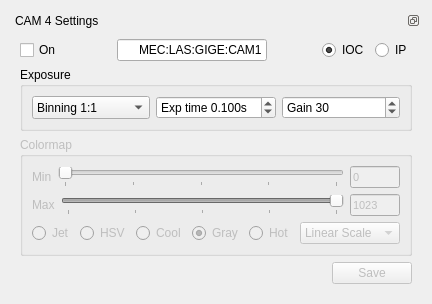
        <widget class="QWidget" name="tab_4">
         <attribute name="title">
          <string>C 4</string>
         </attribute>
         <layout class="QGridLayout" name="gridLayout_7">
          <item row="0" column="0">
           <widget class="QDockWidget" name="dockWidget_1_4">
            <property name="features">
             <set>QDockWidget::DockWidgetFloatable|QDockWidget::DockWidgetMovable</set>
            </property>
            <property name="windowTitle">
             <string>CAM 4 Settings</string>
            </property>
            <widget class="QWidget" name="dockWidgetContents_1_4">
             <layout class="QGridLayout" name="gridLayout_23">
              <item row="0" column="0">
               <layout class="QHBoxLayout" name="horizontalLayout_19">
                <item>
                 <widget class="QCheckBox" name="cB_on_4">
                  <property name="cursor">
                   <cursorShape>PointingHandCursor</cursorShape>
                  </property>
                  <property name="text">
                   <string>On</string>
                  </property>
                  <property name="checked">
                   <bool>false</bool>
                  </property>
                 </widget>
                </item>
                <item>
                 <spacer name="horizontalSpacer_7">
                  <property name="orientation">
                   <enum>Qt::Horizontal</enum>
                  </property>
                  <property name="sizeHint" stdset="0">
                   <size>
                    <width>40</width>
                    <height>20</height>
                   </size>
                  </property>
                 </spacer>
                </item>
                <item>
                 <widget class="QLineEdit" name="lEpvname_4">
                  <property name="sizePolicy">
                   <sizepolicy hsizetype="Preferred" vsizetype="Preferred">
                    <horstretch>0</horstretch>
                    <verstretch>0</verstretch>
                   </sizepolicy>
                  </property>
                  <property name="minimumSize">
                   <size>
                    <width>150</width>
                    <height>0</height>
                   </size>
                  </property>
                  <property name="maximumSize">
                   <size>
                    <width>16777215</width>
                    <height>30</height>
                   </size>
                  </property>
                  <property name="text">
                   <string>MEC:LAS:GIGE:CAM1</string>
                  </property>
                  <property name="alignment">
                   <set>Qt::AlignRight|Qt::AlignTrailing|Qt::AlignVCenter</set>
                  </property>
                 </widget>
                </item>
                <item>
                 <spacer name="horizontalSpacer_50">
                  <property name="orientation">
                   <enum>Qt::Horizontal</enum>
                  </property>
                  <property name="sizeHint" stdset="0">
                   <size>
                    <width>40</width>
                    <height>20</height>
                   </size>
                  </property>
                 </spacer>
                </item>
                <item>
                 <widget class="QRadioButton" name="rB_iocmod_4">
                  <property name="text">
                   <string>IOC</string>
                  </property>
                  <property name="checked">
                   <bool>true</bool>
                  </property>
                 </widget>
                </item>
                <item>
                 <widget class="QRadioButton" name="rB_ipmod_4">
                  <property name="text">
                   <string>IP</string>
                  </property>
                 </widget>
                </item>
               </layout>
              </item>
              <item row="1" column="0">
               <widget class="QGroupBox" name="groupBox_13">
                <property name="title">
                 <string>Exposure</string>
                </property>
                <layout class="QGridLayout" name="gridLayout_24">
                 <item row="0" column="2">
                  <widget class="QSpinBox" name="iS_gain_4">
                   <property name="suffix">
                    <string/>
                   </property>
                   <property name="prefix">
                    <string>Gain </string>
                   </property>
                   <property name="maximum">
                    <number>35</number>
                   </property>
                   <property name="value">
                    <number>30</number>
                   </property>
                  </widget>
                 </item>
                 <item row="0" column="0">
                  <widget class="QComboBox" name="cmB_bin_4">
                   <property name="sizePolicy">
                    <sizepolicy hsizetype="Preferred" vsizetype="Preferred">
                     <horstretch>0</horstretch>
                     <verstretch>0</verstretch>
                    </sizepolicy>
                   </property>
                   <property name="maximumSize">
                    <size>
                     <width>16777215</width>
                     <height>16777215</height>
                    </size>
                   </property>
                   <item>
                    <property name="text">
                     <string>Binning 1:1</string>
                    </property>
                   </item>
                   <item>
                    <property name="text">
                     <string>Binning 2:2</string>
                    </property>
                   </item>
                   <item>
                    <property name="text">
                     <string>Binning 3:3</string>
                    </property>
                   </item>
                   <item>
                    <property name="text">
                     <string>Binning 8:8</string>
                    </property>
                   </item>
                  </widget>
                 </item>
                 <item row="0" column="1">
                  <widget class="QDoubleSpinBox" name="dS_expt_4">
                   <property name="prefix">
                    <string>Exp time </string>
                   </property>
                   <property name="suffix">
                    <string>s</string>
                   </property>
                   <property name="decimals">
                    <number>3</number>
                   </property>
                   <property name="minimum">
                    <double>0.050000000000000</double>
                   </property>
                   <property name="maximum">
                    <double>60.000000000000000</double>
                   </property>
                   <property name="singleStep">
                    <double>0.100000000000000</double>
                   </property>
                   <property name="value">
                    <double>0.100000000000000</double>
                   </property>
                  </widget>
                 </item>
                </layout>
               </widget>
              </item>
              <item row="2" column="0">
               <widget class="QGroupBox" name="groupBox_14">
                <property name="enabled">
                 <bool>false</bool>
                </property>
                <property name="title">
                 <string>Colormap</string>
                </property>
                <layout class="QGridLayout" name="gridLayout_25">
                 <item row="0" column="0">
                  <layout class="QVBoxLayout" name="verticalLayout_15">
                   <item>
                    <layout class="QVBoxLayout" name="verticalLayout_16">
                     <item>
                      <layout class="QHBoxLayout" name="horizontalLayout_20">
                       <item>
                        <widget class="QLabel" name="labelRangeMin_4">
                         <property name="text">
                          <string>Min</string>
                         </property>
                        </widget>
                       </item>
                       <item>
                        <widget class="QSlider" name="hSRngMin_4">
                         <property name="sizePolicy">
                          <sizepolicy hsizetype="Expanding" vsizetype="Fixed">
                           <horstretch>3</horstretch>
                           <verstretch>0</verstretch>
                          </sizepolicy>
                         </property>
                         <property name="maximum">
                          <number>1023</number>
                         </property>
                         <property name="orientation">
                          <enum>Qt::Horizontal</enum>
                         </property>
                         <property name="tickPosition">
                          <enum>QSlider::TicksBelow</enum>
                         </property>
                         <property name="tickInterval">
                          <number>256</number>
                         </property>
                        </widget>
                       </item>
                       <item>
                        <widget class="QLineEdit" name="lERngMin_4">
                         <property name="sizePolicy">
                          <sizepolicy hsizetype="Fixed" vsizetype="Fixed">
                           <horstretch>1</horstretch>
                           <verstretch>0</verstretch>
                          </sizepolicy>
                         </property>
                         <property name="minimumSize">
                          <size>
                           <width>10</width>
                           <height>0</height>
                          </size>
                         </property>
                         <property name="maximumSize">
                          <size>
                           <width>50</width>
                           <height>16777215</height>
                          </size>
                         </property>
                         <property name="font">
                          <font>
                           <pointsize>8</pointsize>
                          </font>
                         </property>
                         <property name="text">
                          <string>0</string>
                         </property>
                        </widget>
                       </item>
                      </layout>
                     </item>
                     <item>
                      <layout class="QHBoxLayout" name="horizontalLayout_21">
                       <item>
                        <widget class="QLabel" name="labelRangeMax_4">
                         <property name="text">
                          <string>Max</string>
                         </property>
                        </widget>
                       </item>
                       <item>
                        <widget class="QSlider" name="hSRngMax_4">
                         <property name="sizePolicy">
                          <sizepolicy hsizetype="Expanding" vsizetype="Fixed">
                           <horstretch>3</horstretch>
                           <verstretch>0</verstretch>
                          </sizepolicy>
                         </property>
                         <property name="maximum">
                          <number>1023</number>
                         </property>
                         <property name="sliderPosition">
                          <number>1023</number>
                         </property>
                         <property name="orientation">
                          <enum>Qt::Horizontal</enum>
                         </property>
                         <property name="invertedAppearance">
                          <bool>false</bool>
                         </property>
                         <property name="invertedControls">
                          <bool>false</bool>
                         </property>
                         <property name="tickPosition">
                          <enum>QSlider::TicksBelow</enum>
                         </property>
                         <property name="tickInterval">
                          <number>256</number>
                         </property>
                        </widget>
                       </item>
                       <item>
                        <widget class="QLineEdit" name="lERngMax_4">
                         <property name="sizePolicy">
                          <sizepolicy hsizetype="Fixed" vsizetype="Fixed">
                           <horstretch>1</horstretch>
                           <verstretch>0</verstretch>
                          </sizepolicy>
                         </property>
                         <property name="minimumSize">
                          <size>
                           <width>10</width>
                           <height>0</height>
                          </size>
                         </property>
                         <property name="maximumSize">
                          <size>
                           <width>50</width>
                           <height>16777215</height>
                          </size>
                         </property>
                         <property name="font">
                          <font>
                           <pointsize>8</pointsize>
                          </font>
                         </property>
                         <property name="text">
                          <string>1023</string>
                         </property>
                        </widget>
                       </item>
                      </layout>
                     </item>
                     <item>
                      <layout class="QHBoxLayout" name="horizontalLayout_22">
                       <item>
                        <widget class="QRadioButton" name="rBColor_Jet_4">
                         <property name="text">
                          <string>Jet</string>
                         </property>
                        </widget>
                       </item>
                       <item>
                        <widget class="QRadioButton" name="rBColor_HSV_4">
                         <property name="text">
                          <string>HSV</string>
                         </property>
                        </widget>
                       </item>
                       <item>
                        <widget class="QRadioButton" name="rBColor_Cool_4">
                         <property name="text">
                          <string>Cool</string>
                         </property>
                        </widget>
                       </item>
                       <item>
                        <widget class="QRadioButton" name="rBColor_Gray_4">
                         <property name="text">
                          <string>Gray</string>
                         </property>
                         <property name="checked">
                          <bool>true</bool>
                         </property>
                        </widget>
                       </item>
                       <item>
                        <widget class="QRadioButton" name="rBColor_Hot_4">
                         <property name="text">
                          <string>Hot</string>
                         </property>
                         <property name="checked">
                          <bool>false</bool>
                         </property>
                        </widget>
                       </item>
                       <item>
                        <widget class="QComboBox" name="cBoxScale_4">
                         <property name="minimumSize">
                          <size>
                           <width>100</width>
                           <height>0</height>
                          </size>
                         </property>
                         <item>
                          <property name="text">
                           <string>Linear Scale</string>
                          </property>
                         </item>
                         <item>
                          <property name="text">
                           <string>Log Scale</string>
                          </property>
                         </item>
                         <item>
                          <property name="text">
                           <string>Exp Scale</string>
                          </property>
                         </item>
                        </widget>
                       </item>
                      </layout>
                     </item>
                    </layout>
                   </item>
                  </layout>
                 </item>
                </layout>
               </widget>
              </item>
              <item row="3" column="0">
               <layout class="QHBoxLayout" name="horizontalLayout_23">
                <item>
                 <spacer name="horizontalSpacer_8">
                  <property name="orientation">
                   <enum>Qt::Horizontal</enum>
                  </property>
                  <property name="sizeHint" stdset="0">
                   <size>
                    <width>40</width>
                    <height>20</height>
                   </size>
                  </property>
                 </spacer>
                </item>
                <item>
                 <widget class="QPushButton" name="pB_save_4">
                  <property name="enabled">
                   <bool>false</bool>
                  </property>
                  <property name="text">
                   <string>Save</string>
                  </property>
                 </widget>
                </item>
               </layout>
              </item>
             </layout>
            </widget>
           </widget>
          </item>
         </layout>
        </widget>
